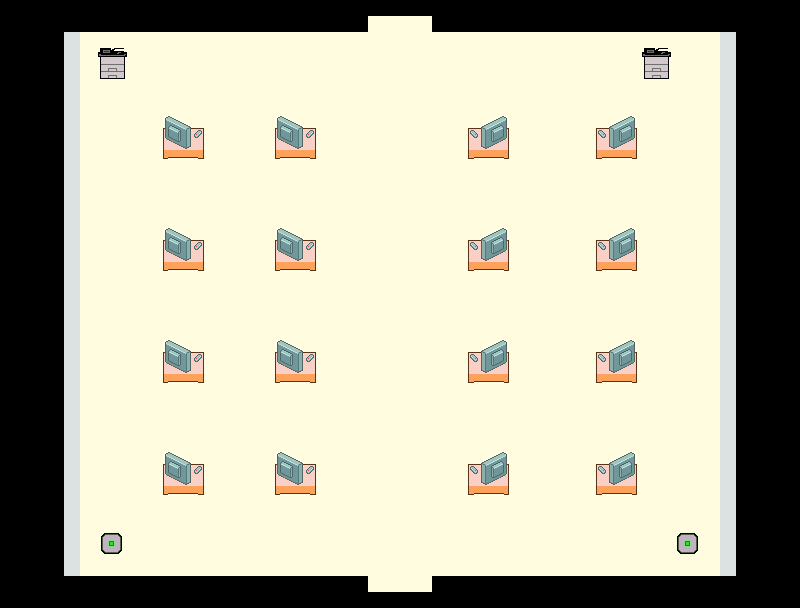

The image is a tile-based game level rendered from a .tmx file. Its description and source (layers, tilesets, objects; grid data summarised) follow:
An orthogonal 50x38 tile map with 16x16 px tiles, 3 tile layers (suelo, pared, computers), 7 tilesets and 28 objects (16x colision-computer, 8x colision-pared, 2x colision-printer, 2x colision-ap).

<map version="1.10" tiledversion="1.10.2" orientation="orthogonal" renderorder="right-down" width="50" height="38" tilewidth="16" tileheight="16" infinite="0" nextlayerid="5" nextobjectid="31">
 <tileset firstgid="1" source="pixel-cyberpunk-interior.tsx" />
 <tileset firstgid="925" source="../nivel1/tileset_full.tsx" />
 <tileset firstgid="1325" source="A4.tsx" />
 <tileset firstgid="1581" source="A2.tsx" />
 <tileset firstgid="1773" source="Inside_home_B.tsx" />
 <tileset firstgid="2029" source="printer.tsx" />
 <tileset firstgid="2033" source="AP-up.tsx" />
 <layer id="1" name="suelo" width="50" height="38">
  <data>[1900 cells, 1428 non-empty, 2 distinct tile ids]</data>
 </layer>
 <layer id="2" name="pared" width="50" height="38">
  <data>[1900 cells, 76 non-empty, 2 distinct tile ids]</data>
 </layer>
 <layer id="3" name="computers" width="50" height="38">
  <data>[1900 cells, 144 non-empty, 16 distinct tile ids]</data>
 </layer>
 <objectgroup id="4" name="colisiones">
  <object id="1" name="colision-pared" x="64" y="16" width="302.667" height="14.6667">
   <properties>
    <property name="colision-pared" type="bool" value="true" />
   </properties>
  </object>
  <object id="2" name="colision-pared" x="65" y="31" width="15" height="542">
   <properties>
    <property name="colision-pared" type="bool" value="true" />
   </properties>
  </object>
  <object id="3" name="colision-pared" x="64" y="574" width="302" height="16">
   <properties>
    <property name="colision-pared" type="bool" value="false" />
   </properties>
  </object>
  <object id="4" name="colision-pared" x="433" y="575" width="303" height="17">
   <properties>
    <property name="colision-pared" type="bool" value="true" />
   </properties>
  </object>
  <object id="5" name="colision-pared" x="720" y="31" width="15" height="543">
   <properties>
    <property name="colision-pared" type="bool" value="true" />
   </properties>
  </object>
  <object id="6" name="colision-pared" x="433" y="15" width="304" height="16">
   <properties>
    <property name="colision-pared" type="bool" value="true" />
   </properties>
  </object>
  <object id="8" name="colision-computer" x="162" y="110" width="44" height="49">
   <properties>
    <property name="colision-computer" type="bool" value="true" />
   </properties>
  </object>
  <object id="9" name="colision-computer" x="272" y="112" width="47" height="48">
   <properties>
    <property name="colision-computer" type="bool" value="true" />
   </properties>
  </object>
  <object id="10" name="colision-computer" x="161" y="222" width="44" height="48">
   <properties>
    <property name="colision-computer" type="bool" value="true" />
   </properties>
  </object>
  <object id="11" name="colision-computer" x="273" y="224" width="46" height="46">
   <properties>
    <property name="colision-computer" type="bool" value="false" />
   </properties>
  </object>
  <object id="12" name="colision-computer" x="159" y="336" width="46" height="47">
   <properties>
    <property name="colision-computer" type="bool" value="false" />
   </properties>
  </object>
  <object id="13" name="colision-computer" x="272" y="335" width="46" height="47">
   <properties>
    <property name="colision-computer" type="bool" value="false" />
   </properties>
  </object>
  <object id="14" name="colision-computer" x="160" y="448" width="47" height="48">
   <properties>
    <property name="colision-computer" type="bool" value="true" />
   </properties>
  </object>
  <object id="16" name="colision-computer" x="274" y="447" width="43" height="51">
   <properties>
    <property name="colision-computer" type="bool" value="false" />
   </properties>
  </object>
  <object id="17" name="colision-computer" x="464" y="113" width="46" height="47">
   <properties>
    <property name="colision-computer" type="bool" value="true" />
   </properties>
  </object>
  <object id="18" name="colision-computer" x="464" y="224" width="46" height="46">
   <properties>
    <property name="colision-computer" type="bool" value="false" />
   </properties>
  </object>
  <object id="19" name="colision-computer" x="593" y="225" width="45" height="46">
   <properties>
    <property name="colision-computer" type="bool" value="true" />
   </properties>
  </object>
  <object id="20" name="colision-computer" x="464" y="334" width="48" height="51">
   <properties>
    <property name="colision-computer" type="bool" value="true" />
   </properties>
  </object>
  <object id="21" name="colision-computer" x="593" y="335" width="46" height="49">
   <properties>
    <property name="colision-computer" type="bool" value="false" />
   </properties>
  </object>
  <object id="22" name="colision-computer" x="464" y="448" width="46" height="47">
   <properties>
    <property name="colision-computer" type="bool" value="false" />
   </properties>
  </object>
  <object id="23" name="colision-computer" x="593" y="447" width="47" height="48">
   <properties>
    <property name="colision-computer" type="bool" value="true" />
   </properties>
  </object>
  <object id="24" name="colision-computer" x="592" y="112" width="46" height="47">
   <properties>
    <property name="colision-computer" type="bool" value="true" />
   </properties>
  </object>
  <object id="25" name="colision-printer" x="95" y="45" width="33" height="34">
   <properties>
    <property name="colision-printer" type="bool" value="true" />
   </properties>
  </object>
  <object id="26" name="colision-printer" x="639" y="47" width="33" height="31">
   <properties>
    <property name="colision-printer" type="bool" value="true" />
   </properties>
  </object>
  <object id="27" name="colision-ap" x="98" y="527" width="27" height="31">
   <properties>
    <property name="colision-ap" type="bool" value="true" />
   </properties>
  </object>
  <object id="28" name="colision-ap" x="673" y="528" width="29" height="29">
   <properties>
    <property name="colision-ap" type="bool" value="true" />
   </properties>
  </object>
  <object id="29" name="colision-pared" x="368" y="-1" width="62" height="16">
   <properties>
    <property name="colision-pared" type="bool" value="true" />
   </properties>
  </object>
  <object id="30" name="colision-pared" x="367" y="590" width="64" height="17">
   <properties>
    <property name="colision-pared" type="bool" value="false" />
   </properties>
  </object>
 </objectgroup>
</map>
